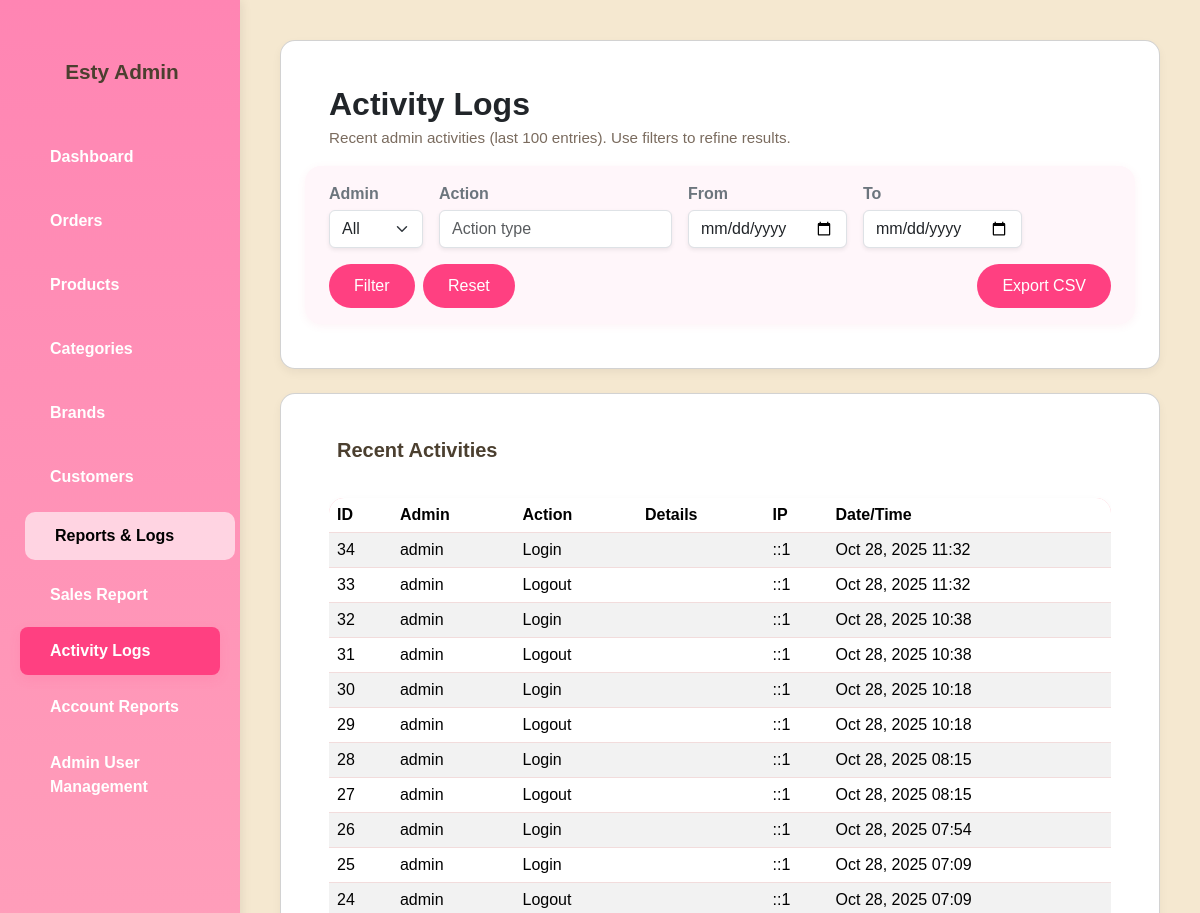
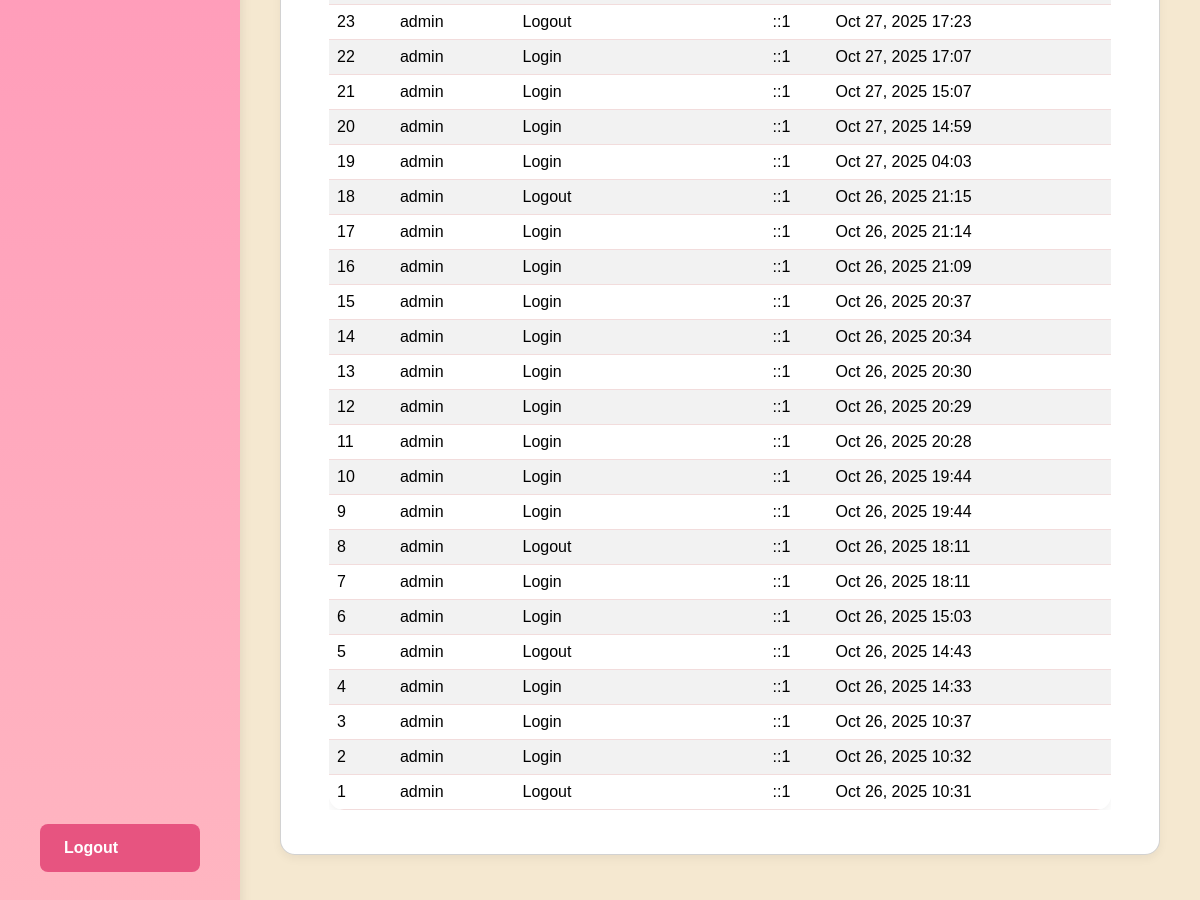
/ESTY/admin/activity_logs.php (signed in), run on the app's committed database (2 pictures, top to bottom).
### tables this page shows
CREATE TABLE `admin_activity_logs` (
  `id` int(11) NOT NULL,
  `admin_username` varchar(50) NOT NULL,
  `action` varchar(100) NOT NULL,
  `details` text DEFAULT NULL,
  `ip_address` varchar(45) DEFAULT NULL,
  `created_at` timestamp NOT NULL DEFAULT current_timestamp()
);

### ESTY/admin/activity_logs.php (the view, shortened to what this page needs)
<?php
require_once '../db.php';
$logs = [];
$admin_filter = $_GET['admin'] ?? '';
$action_filter = $_GET['action'] ?? '';
$date_from = $_GET['date_from'] ?? '';
$date_to = $_GET['date_to'] ?? '';
$sql = "SELECT l.id, l.admin_username, l.action, l.details, l.ip_address, l.created_at FROM admin_activity_logs l";
$sql .= " ORDER BY l.created_at DESC LIMIT 100";
$stmt = $conn->prepare($sql);
$stmt->execute();
$res = $stmt->get_result();
while ($row = $res->fetch_assoc()) $logs[] = $row;
include 'sidebar.php';
?>
<!DOCTYPE html>
<html lang='en'>
<head>
  <link href='https://cdn.jsdelivr.net/npm/bootstrap@5.3.3/dist/css/bootstrap.min.css' rel='stylesheet'>
  <link rel='stylesheet' href='admin-style.css'>
</head>
<body>
<div class='main-content'>
  <div class='card mb-4'>
    <div class='d-flex flex-column flex-md-row justify-content-between align-items-md-center gap-2 p-3 pb-0'>
      <div>
        <h2 class='fw-bold mb-1'>Activity Logs</h2>
        <p class='muted mb-0'>Recent admin activities (last 100 entries). Use filters to refine results.</p>
      </div>
    </div>
  <form class='row row-cols-1 row-cols-md-auto g-3 align-items-end px-3 pb-3' method='get' style='background: #fff6fa; border-radius: 1rem; box-shadow: 0 2px 8px rgba(231,84,128,0.07); margin-top: 1rem;'>
      <div class='col'>
        <label class='form-label mb-1 fw-semibold text-secondary'>Admin</label>
        <select name='admin' class='form-select shadow-sm'>
          <option value=''>All</option>
        </select>
      </div>
      <div class='col'>
        <label class='form-label mb-1 fw-semibold text-secondary'>Action</label>
        <input type='text' name='action' class='form-control shadow-sm' value='<?= htmlspecialchars($action_filter) ?>' placeholder='Action type'>
      </div>
      <div class='col'>
        <label class='form-label mb-1 fw-semibold text-secondary'>From</label>
        <input type='date' name='date_from' class='form-control shadow-sm' value='<?= htmlspecialchars($date_from) ?>'>
      </div>
      <div class='col'>
        <label class='form-label mb-1 fw-semibold text-secondary'>To</label>
        <input type='date' name='date_to' class='form-control shadow-sm' value='<?= htmlspecialchars($date_to) ?>'>
      </div>
      <div class='col'>
        <button type='submit' class='btn btn-primary px-4'><i class='bi bi-funnel'></i> Filter</button>
        <a href='activity_logs.php' class='btn btn-outline-secondary ms-1'>Reset</a>
      </div>
      <div class='col ms-md-auto'>
        <a class='btn btn-outline-secondary' href='activity_logs.php?admin=<?= urlencode($admin_filter) ?>&action=<?= urlencode($action_filter) ?>&date_from=<?= urlencode($date_from) ?>&date_to=<?= urlencode($date_to) ?>&export=csv'>Export CSV</a>
      </div>
    </form>
  </div>
  <div class='card'>
    <div class='card-body'>
      <h5 class='mb-3'><i class='bi bi-clock-history me-2'></i>Recent Activities</h5>
      <div class='table-responsive'>
        <table class='table table-striped align-middle mb-0'>
          <thead>
            <tr>
              <th>ID</th>
              <th>Admin</th>
              <th>Action</th>
              <th>Details</th>
              <th>IP</th>
              <th>Date/Time</th>
            </tr>
          </thead>
          <tbody>
            <?php if (empty($logs)): ?>
              <tr><td colspan='6' class='text-center text-muted py-4'>No activity logs found.</td></tr>
            <?php else: foreach ($logs as $log): ?>
              <tr>
                <td><?= (int)$log['id'] ?></td>
                <td><?= htmlspecialchars($log['admin_username'] ?? 'Unknown') ?></td>
                <td><?= htmlspecialchars($log['action']) ?></td>
                <td><?= htmlspecialchars($log['details'] ?? '') ?></td>
                <td><?= htmlspecialchars($log['ip_address'] ?? '') ?></td>
                <td><?= date('M d, Y H:i', strtotime($log['created_at'])) ?></td>
              </tr>
            <?php endforeach; endif; ?>
          </tbody>
        </table>
      </div>
    </div>
  </div>
</div>
</body>
</html>

### ESTY/admin/admin-style.css (style rules this page uses)
body { background-color: #F5E8D0; color: #4B3F2F; font-family: 'Arial', sans-serif; margin: 0; display: flex; min-height: 100vh; }
.main-content { margin-left: 240px; padding: 48px 56px; flex: 1; overflow-y: auto; }
.card { background: #ffffff; border-radius: 15px; box-shadow: 0 4px 10px rgba(0,0,0,0.05); padding: 28px 32px; margin-bottom: 30px; transition: transform 0.3s ease, box-shadow 0.3s ease; }
.card h5 { color: #4B3F2F; font-weight: 600; }
table { width: 100%; background-color: #fff; border-radius: 10px; overflow: hidden; margin-top: 20px; }
thead { background-color: #ffb6c1; color: #4B3F2F; }
th, td { padding: 14px 16px; border-bottom: 1px solid #f2dcdc; }
.btn { background-color: #ff4081; color: #fff; border: none; border-radius: 25px; padding: 10px 25px; transition: all 0.3s ease; }
.muted { color: #7a6b5e; font-size: 0.95rem; }
body { background-color: #fdf6f9 !important; font-family: 'Arial', sans-serif !important; color: #4B3F2F !important; margin: 0; }
.main-content { margin-left: 240px !important; padding: 40px !important; background-color: #F5E8D0; min-height: 100vh; box-sizing: border-box; }
.card, .table { background: #fff; border-radius: 15px; box-shadow: 0 4px 10px rgba(0, 0, 0, 0.05); }
.btn-primary, .btn-add { background-color: #ff4081 !important; border: none !important; color: white !important; border-radius: 25px !important; padding: 10px 25px !important; transition: all 0.3s ease; }

### data on the page
admin_activity_logs: id "34", admin_username "admin", action "Login", ip_address "::1", created_at "Oct 28, 2025 11:32"
admin_activity_logs: id "33", admin_username "admin", action "Logout", ip_address "::1", created_at "Oct 28, 2025 11:32"
admin_activity_logs: id "32", admin_username "admin", action "Login", ip_address "::1", created_at "Oct 28, 2025 10:38"
admin_activity_logs: id "31", admin_username "admin", action "Logout", ip_address "::1", created_at "Oct 28, 2025 10:38"
admin_activity_logs: id "30", admin_username "admin", action "Login", ip_address "::1", created_at "Oct 28, 2025 10:18"
admin_activity_logs: id "29", admin_username "admin", action "Logout", ip_address "::1", created_at "Oct 28, 2025 10:18"
admin_activity_logs: id "28", admin_username "admin", action "Login", ip_address "::1", created_at "Oct 28, 2025 08:15"
admin_activity_logs: id "27", admin_username "admin", action "Logout", ip_address "::1", created_at "Oct 28, 2025 08:15"
admin_activity_logs: id "26", admin_username "admin", action "Login", ip_address "::1", created_at "Oct 28, 2025 07:54"
admin_activity_logs: id "25", admin_username "admin", action "Login", ip_address "::1", created_at "Oct 28, 2025 07:09"
admin_activity_logs: id "24", admin_username "admin", action "Logout", ip_address "::1", created_at "Oct 28, 2025 07:09"
admin_activity_logs: id "23", admin_username "admin", action "Logout", ip_address "::1", created_at "Oct 27, 2025 17:23"
admin_activity_logs: id "22", admin_username "admin", action "Login", ip_address "::1", created_at "Oct 27, 2025 17:07"
admin_activity_logs: id "21", admin_username "admin", action "Login", ip_address "::1", created_at "Oct 27, 2025 15:07"
admin_activity_logs: id "20", admin_username "admin", action "Login", ip_address "::1", created_at "Oct 27, 2025 14:59"
admin_activity_logs: id "19", admin_username "admin", action "Login", ip_address "::1", created_at "Oct 27, 2025 04:03"
admin_activity_logs: id "18", admin_username "admin", action "Logout", ip_address "::1", created_at "Oct 26, 2025 21:15"
admin_activity_logs: id "17", admin_username "admin", action "Login", ip_address "::1", created_at "Oct 26, 2025 21:14"
admin_activity_logs: id "16", admin_username "admin", action "Login", ip_address "::1", created_at "Oct 26, 2025 21:09"
admin_activity_logs: id "15", admin_username "admin", action "Login", ip_address "::1", created_at "Oct 26, 2025 20:37"
admin_activity_logs: id "14", admin_username "admin", action "Login", ip_address "::1", created_at "Oct 26, 2025 20:34"
admin_activity_logs: id "13", admin_username "admin", action "Login", ip_address "::1", created_at "Oct 26, 2025 20:30"
admin_activity_logs: id "12", admin_username "admin", action "Login", ip_address "::1", created_at "Oct 26, 2025 20:29"
admin_activity_logs: id "11", admin_username "admin", action "Login", ip_address "::1", created_at "Oct 26, 2025 20:28"
admin_activity_logs: id "10", admin_username "admin", action "Login", ip_address "::1", created_at "Oct 26, 2025 19:44"
admin_activity_logs: id "9", admin_username "admin", action "Login", ip_address "::1", created_at "Oct 26, 2025 19:44"
admin_activity_logs: id "8", admin_username "admin", action "Logout", ip_address "::1", created_at "Oct 26, 2025 18:11"
admin_activity_logs: id "7", admin_username "admin", action "Login", ip_address "::1", created_at "Oct 26, 2025 18:11"
admin_activity_logs: id "6", admin_username "admin", action "Login", ip_address "::1", created_at "Oct 26, 2025 15:03"
admin_activity_logs: id "5", admin_username "admin", action "Logout", ip_address "::1", created_at "Oct 26, 2025 14:43"
admin_activity_logs: id "4", admin_username "admin", action "Login", ip_address "::1", created_at "Oct 26, 2025 14:33"
admin_activity_logs: id "3", admin_username "admin", action "Login", ip_address "::1", created_at "Oct 26, 2025 10:37"
admin_activity_logs: id "2", admin_username "admin", action "Login", ip_address "::1", created_at "Oct 26, 2025 10:32"
admin_activity_logs: id "1", admin_username "admin", action "Logout", ip_address "::1", created_at "Oct 26, 2025 10:31"
